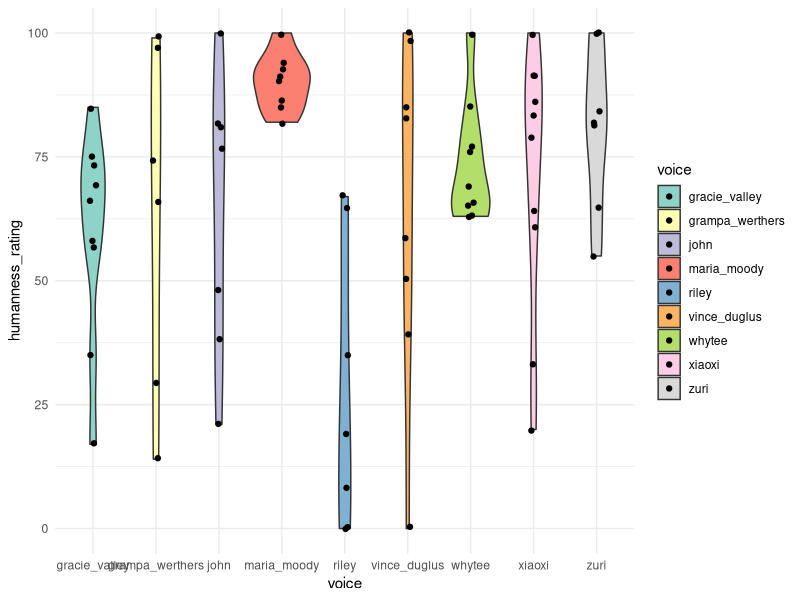

Generate this figure with R:
## ---- chunk 1
library(dplyr)
library(ggplot2)
## ---- chunk 2
raw_df <- read.csv("../data/pilot-responses-combined.csv")
raw_df <- raw_df %>% 
  group_by(subject_id) %>%
  mutate(ai_score = sum(cognitive_1, cognitive_2, 
                         affective_1, affective_2, 
                         behavioral_1, behavioral_2)/6)
## ---- chunk 3
head(raw_df)
## ---- chunk 4
categories <- list(
  content     = c("rainbow", "horizon", "rain", "light", "sunlight", "colors", "prism", "the", "color",
                    "informative", "descriptive", "sun", "when", "arc", "arch", "beyond",
                    "clouds", "colours", "earth", "ending", "explainer", "explanation",
                    "forms", "freedom", "god", "green", "hits", "peace", "promise",
                    "rainbaw", "rainbows", "red", "reflecting", "shape", "single", "sky",
                    "spectrum", "storylike", "sunshine", "two ends", "vision", "water",
                    "weather", "wordy"),
  gender      = c("woman", "female", "male", "feminine", "girl", "man", "dude", "girly", "lady",
                    "masculine"),
  age         = c("older", "young", "elderly", "old"),
  affect      = c("calm", "enthusiastic", "calming", "curious", "passionate", "angry", "attentive",
                    "disinterested", "energetic", "enthused", "euphoric", "excited",
                    "happiness", "happy", "invested", "joyful", "moody", "nonchalant",
                    "peaceful", "pensive", "relaxed", "stoked"),
  personality = c("confident", "gentle", "kind", "assertive", "caring", "cautious", "dominant", "entitled",
                    "forceful", "friendly", "opinionated", "outgoing", "patient", "sassy",
                    "snooty", "stern", "stoic", "sweet"),
  competence  = c("smart", "educated", "science", "professional", "scientific", "wise", "academic",
                    "accurate", "articulate", "credible", "detailed", "idiot", "impaired",
                    "important", "informed", "intelligent", "knowledgeable", "percise",
                    "profound", "proper", "stupid", "thorough", "thoughtful",
                    "unintelligent", "unprofessional", "well spoken"),
  naturalness = c("fake", "artificial", "ai generated", "digital", "inauthentic", "manufactured", "natural",
                    "robotic", "scripted", "unrealistic"),
  prosody     = c("cadence", "emphasis", "even", "flat", "monotone", "monotoned", 
                  "monotonous", "powerful", "questioning", "slow"),
  voice_quality = c("clear", "deep", "raspy", "grainy", "nasal", "nasally", "rich", "full", "smooth", "whine"), 
  intensity = c("loud", "projective", "quiet", "soft-spoken", "softspoken"), 
  persona     = c("storyteller", "surfer", "teacher", "cartoon", "documentary", "educator", "guider",
                    "instructor", "leprechaun", "morgan freeman", "preppy",
                    "school", "scientist", "smoker", "story teller", "student", "tv voice",
                    "valley girl", "weed", "wizard", "grandma"),
  appearance    = c("black", "white",  "blonde"),
  locale = c("american", "california", "californian", "new yorker", "city", "culture", "urban"),
  evaluation  = c("annoying", "beautiful", "interesting", "boring", "confusing", "cool", "corny",
                    "creative", "dreamy", "forgettable", "fun", "good", "grating", "odd",
                    "pleasant", "quality", "tiring", "dramatic", "vivid", "colorful", "emotive", "exaggerated")
)

assign_category <- function(response) {
  if (is.na(response) || response == "") return(NA_character_)
  for (cat_name in names(categories)) {
    if (response %in% categories[[cat_name]]) {
      return(cat_name)
    }
  }
  return("unknown")
}

analysis_df <- raw_df %>%
  mutate(across(
    .cols = c(word_1, word_2, word_3, word_4, word_5),
    .fns  = ~ sapply(tolower(trimws(.x)), assign_category),
    .names = "category_{.col}"
  )) %>%
  rename_with(~ gsub("category_word_", "category_", .x), starts_with("category_word_"))
## ---- chunk 5
analysis_df %>% 
  group_by(voice) %>% 
  summarise(
    mean = mean(humanness_rating),
    sd = sd(humanness_rating), 
    median = median(humanness_rating)
  )
## ---- chunk 6

ggplot(analysis_df, aes(voice, humanness_rating, fill = voice)) + 
  geom_violin() +
  scale_fill_brewer(palette = "Set3") +
  geom_jitter(width = 0.05) +
  theme_minimal()
